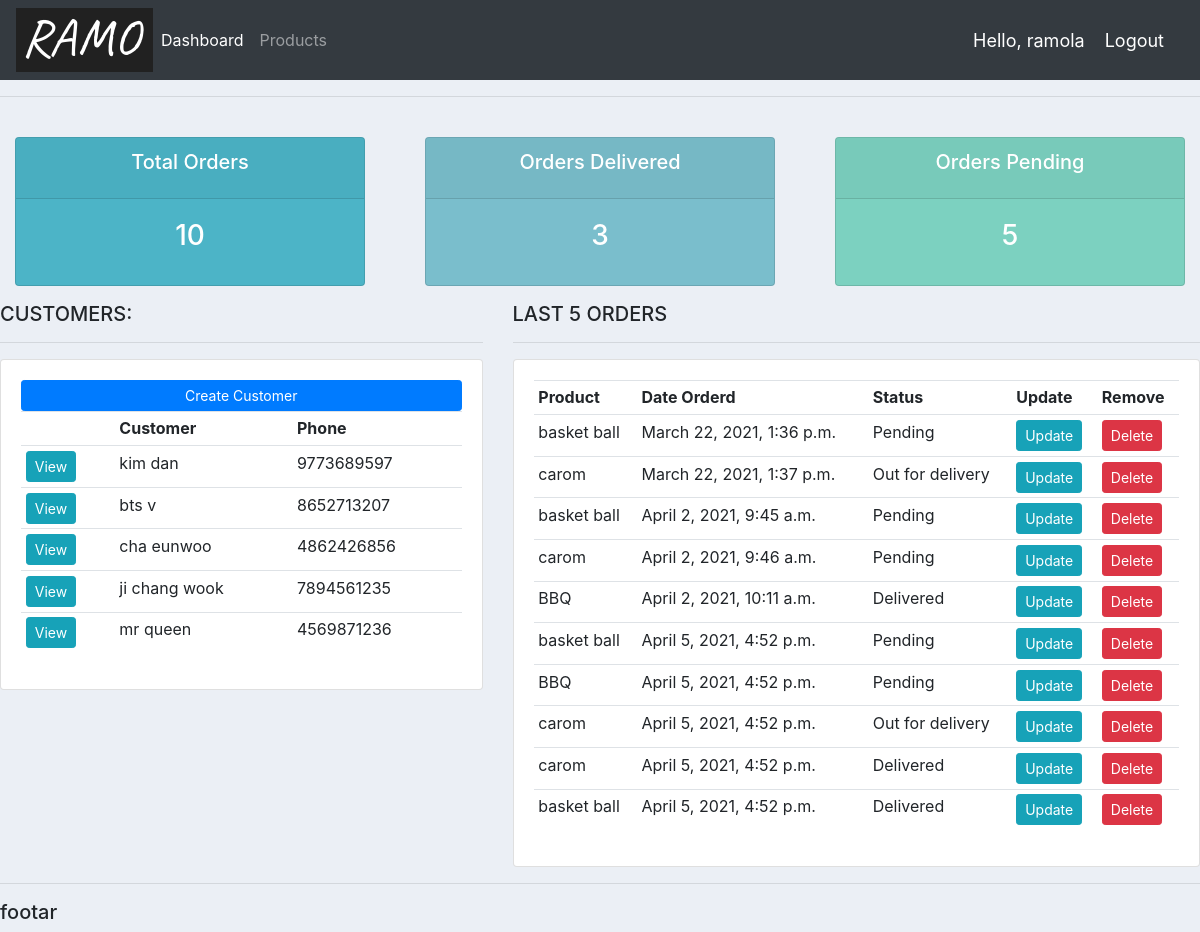
The app's page / (signed in) with its own data.
### accounts/models.py (models this page shows, shortened)
class Customer(models.Model):
    name=models.CharField(max_length=25,null=True)
    phone=models.CharField(max_length=10,null=True)
    email=models.EmailField(max_length=25,null=True)
    date_created=models.DateTimeField(auto_now_add=True,null=True)

class Order(models.Model):
    STATUS=(
        ('Pending','Pending'),('Out for delivery','Out for delivery'),('Delivered','Delivered')
    )
    date_created=models.DateTimeField(auto_now_add=True,null=True)
    status=models.CharField(max_length=250,choices=STATUS,null=True)
    customer=models.ForeignKey(Customer,null=True,on_delete=models.SET_NULL)
    product=models.ForeignKey(Product,null=True,on_delete=models.SET_NULL)
    note=models.CharField(max_length=2550,null=True)

class Product(models.Model):
    CATEGORY=(('In door','In door'),('Out door','Out door'))
    name=models.CharField(max_length=25,null=True)
    price=models.FloatField(null=True)
    category=models.CharField(max_length=25,null=True,choices=CATEGORY)
    description=models.CharField(max_length=25,null=True)
    date_created=models.DateTimeField(auto_now_add=True,null=True)
    tag=models.ManyToManyField(Tag)
    def __str__(self):
        return self.name

### accounts/decorators.py (the view)
	def wrapper_function(request, *args, **kwargs):
		group = None
		if request.user.groups.exists():
			group = request.user.groups.all()[0].name
		if group == 'customer':
			return redirect('user_page')
		if group == 'admin':
			return view_func(request, *args, **kwargs)

### accounts/views.py (called while the page is built)
@login_required(login_url='login')
@admin_only
def home(request):
    orders = Order.objects.all()
    customers = Customer.objects.all()
    total_customers = customers.count()
    total_orders = orders.count()
    delivered = orders.filter(status='Delivered').count()
    pending = orders.filter(status='Pending').count()
    context = {'orders': orders, 'customers': customers,
               'total_orders': total_orders, 'delivered': delivered,
               'pending': pending}
    return render(request, 'accounts/dashboard.html', context)

### templates/accounts/dashboard.html
{% extends 'accounts/main.html' %}
{% block content %}
{% include 'accounts/status.html' %}
<div class="row">
	<div class="col-md-5">
		<h5>CUSTOMERS:</h5>
		<hr>
		<div class="card card-body">
			<a class="btn btn-primary  btn-sm btn-block" href="">Create Customer</a>
			<table class="table table-sm">
				<tr>
                   <th></th>
					<th>Customer</th>
					<th>Phone</th>
				</tr>
                {% for customer in customers %}
                    <tr>
                    <td><a class="btn btn-sm btn-info"href="{% url 'customer' customer.id %}">View</a></td>
                        <td>
                        {{customer.name  }}
                    </td>
                    <td>
                        {{customer.phone }}
                    </td>
                    </tr>
                {% endfor %}
			</table>
		</div>
	</div>
	<div class="col-md-7">
		<h5>LAST 5 ORDERS</h5>
		<hr>
		<div class="card card-body">
			<table class="table table-sm">
				<tr>
					<th>Product</th>
					<th>Date Orderd</th>
					<th>Status</th>
					<th>Update</th>
					<th>Remove</th>
				</tr>
                {% for order in orders %}
                    <tr>
                    <td>
                        {{order.product  }}
                    </td>
                        <td>
                        {{order.date_created  }}
                    </td>
                    <td>
                        {{order.status }}
                    </td>
                    <td><a class="btn btn-sm btn-info"href="{% url 'update_order' order.id %}">Update</a> </td>
                        <td><a class="btn btn-sm btn-danger"href="{% url 'delete_order' order.id%}">Delete</a> </td>
                    </tr>
                {% endfor %}
			</table>
		</div>
	</div>
</div>
{% endblock %}

### templates/accounts/main.html (shortened to what this page needs)
<!DOCTYPE html>
{%  load static %}
<html lang="en">
<head>
    <link rel="stylesheet" href="https://maxcdn.bootstrapcdn.com/bootstrap/4.0.0/css/bootstrap.min.css">
	<link rel="stylesheet" href="{% static '/css/main.css' %}" type="text/css">
</head>
<body>
{% include 'accounts/navbar.html' %}
<hr>
{% block content %}
{% endblock %}
<hr>
<h5>footar</h5>
</body>
</html>

### templates/accounts/navbar.html (shortened to what this page needs)
{% load static %}
<nav class="navbar navbar-expand-lg navbar-dark bg-dark">
  <img src="{% static 'images/logo.png' %}">
  <div class="collapse navbar-collapse" id="navbarNavAltMarkup">
    <div class="navbar-nav">
      <a class="nav-item nav-link active" href="{% url 'home' %}">Dashboard</a>
      <a class="nav-item nav-link" href="{% url 'product' %}">Products</a>
    </div>
  </div>
    <span class="hello-msg">Hello, {{ request.user }}</span>
    <span><a class="hello-msg" href={% url 'logout' %}>Logout</a></span>
</nav>

### templates/accounts/status.html
<br>
<div class="row">
	<div class="col">
		<div class="col-md">
			<div class="card text-center text-white  mb-3" id="total-orders">
			  	<div class="card-header">
			  		<h5 class="card-title">Total Orders</h5>
			  	</div>
			  	<div class="card-body">
			    	<h3 class="card-title">{{ total_orders }}</h3>
			  	</div>
			</div>
		</div>
	</div>
	<div class="col">
		<div class="col-md">
			<div class="card text-center text-white  mb-3" id="orders-delivered">
			  	<div class="card-header">
			  		<h5 class="card-title">Orders Delivered</h5>
			  	</div>
			  	<div class="card-body">
			    	<h3 class="card-title">{{ delivered }}</h3>
			  	</div>
			</div>
		</div>
	</div>
	<div class="col">
		<div class="col-md">
			<div class="card text-center text-white  mb-3" id="orders-pending">
			  	<div class="card-header">
			  		<h5 class="card-title">Orders Pending</h5>
			  	</div>
			  	<div class="card-body">
			    	<h3 class="card-title">{{ pending }}</h3>
			  	</div>
			</div>
		</div>
	</div>
</div>

### static/css/main.css (style rules this page uses)
body { background-color: #ebeff5; }
#total-orders { background-color: #4cb4c7; }
#orders-delivered { background-color: #7abecc; }
#orders-pending { background-color: #7CD1C0; }

### templates/accounts/navbar.html (style rules this page uses)
.hello-msg { font-size: 18px; color: white; margin-right: 20px; }

### records on screen
Customer: name "kim dan", phone "9773689597"
Customer: name "bts v", phone "8652713207"
Customer: name "cha eunwoo", phone "4862426856"
Customer: name "ji chang wook", phone "7894561235"
Customer: name "mr queen", phone "4569871236"
Order: product "basket ball", date_created "March 22, 2021, 1:36 p.m.", status "Pending"
Order: product "carom", date_created "March 22, 2021, 1:37 p.m.", status "Out for delivery"
Order: product "basket ball", date_created "April 2, 2021, 9:45 a.m.", status "Pending"
Order: product "carom", date_created "April 2, 2021, 9:46 a.m.", status "Pending"
Order: product "BBQ", date_created "April 2, 2021, 10:11 a.m.", status "Delivered"
Order: product "basket ball", date_created "April 5, 2021, 4:52 p.m.", status "Pending"
Order: product "BBQ", date_created "April 5, 2021, 4:52 p.m.", status "Pending"
Order: product "carom", date_created "April 5, 2021, 4:52 p.m.", status "Out for delivery"
Order: product "carom", date_created "April 5, 2021, 4:52 p.m.", status "Delivered"
Order: product "basket ball", date_created "April 5, 2021, 4:52 p.m.", status "Delivered"

### other values on screen
{{ request.user }} "ramola"
{{ total_orders }} "10"
{{ delivered }} "3"
{{ pending }} "5"
